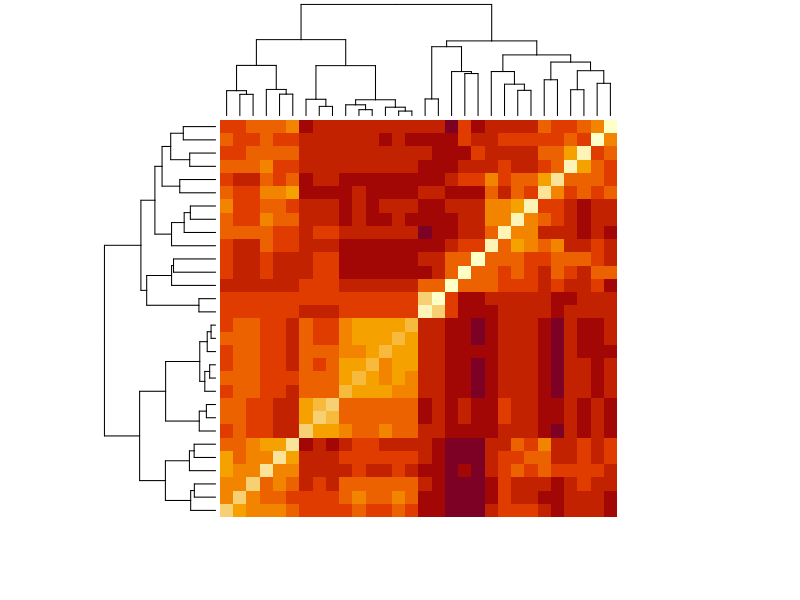
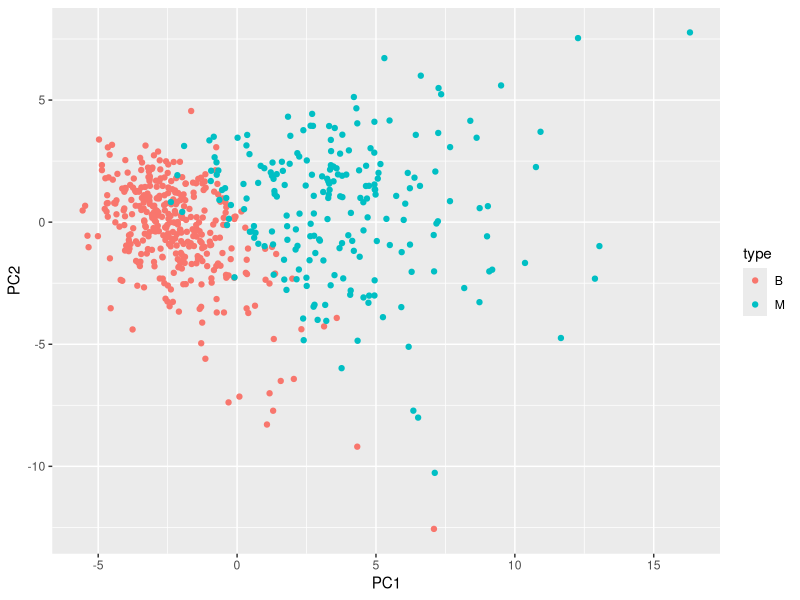
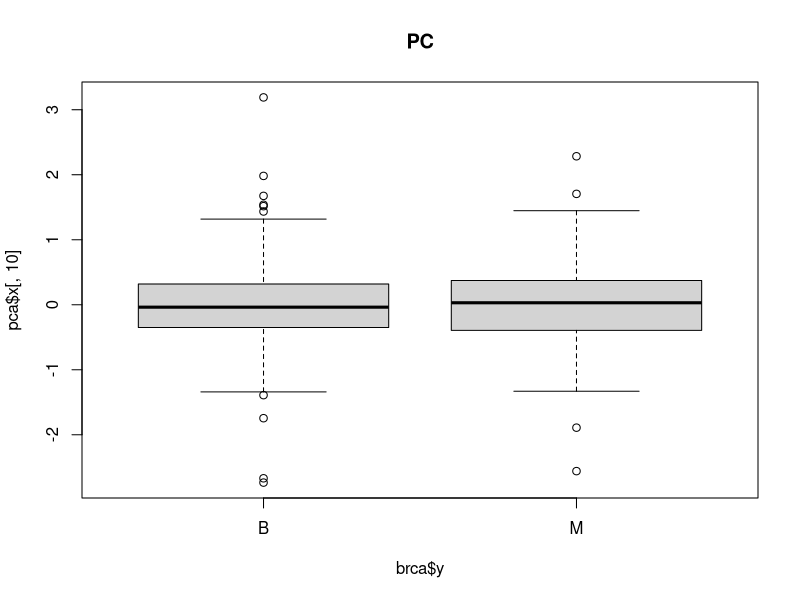
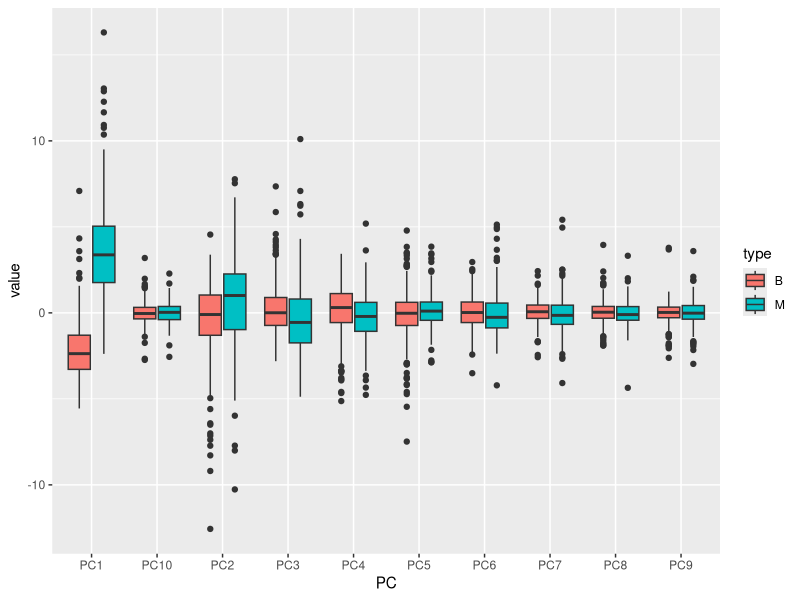

These charts were generated, in order, by the following R code: (Note: this script raises an error after producing the figures.)
# breast cancer project
options(digits = 3)
library(matrixStats)
library(tidyverse)
library(caret)
library(dslabs)
library(dplyr)
data(brca)

# Dimensions and properties
mean(brca$y == "M")
columnMeans = colMeans(brca$x)
which.max(columnMeans)
columnSDs = apply(brca$x, 2, sd)
which.min(columnSDs)
# OR which.min(colSds(brca$x))

# Scaling
x_scaled = sweep(brca$x, 2, columnMeans, "-")
x_scaled = sweep(x_scaled, 2, columnSDs, "/")
sd(x_scaled[,1])
median(x_scaled[,1])

# Distance
d_samples <- dist(x_scaled)
dist_BtoB <- as.matrix(d_samples)[1, brca$y == "B"]
mean(dist_BtoB[2:length(dist_BtoB)])
dist_BtoM <- as.matrix(d_samples)[1, brca$y == "M"]
mean(dist_BtoM)

# Heat map
d_features <- dist(t(x_scaled))
heatmap(as.matrix(d_features), labRow = NA, labCol = NA)

# Hierarchical Clustering
h <- hclust(d_features)
groups <- cutree(h, k = 5)
split(names(groups), groups)

# SVD
s <- svd(x_scaled)
sum(s$d[1:7]^2) / sum(s$d^2)
# Same analysis using PCA
pca <- prcomp(x_scaled)
summary(pca)     # first value of Cumulative Proportion that exceeds 0.9: PC7

# Plot first two principal components w/ color to represent tumor type
data.frame(pca$x[,1:2], type = brca$y) %>%
  ggplot(aes(PC1, PC2, color = type)) +
  geom_point()

# Box plot of first 10 PCAs
boxplot(pca$x[,10] ~ brca$y, main = paste("PC"))
# another option to show them all at once
data.frame(type = brca$y, pca$x[,1:10]) %>%
  gather(key = "PC", value = "value", -type) %>%
  ggplot(aes(PC, value, fill = type)) +
  geom_boxplot()

# Create train and test sets
set.seed(1, sample.kind = "Rounding")    # if using R 3.6 or later
test_index <- createDataPartition(brca$y, times = 1, p = 0.2, list = FALSE)
test_x <- x_scaled[test_index,]
test_y <- brca$y[test_index]
train_x <- x_scaled[-test_index,]
train_y <- brca$y[-test_index]

# K-means Clustering
predict_kmeans <- function(x, k) {
  centers <- k$centers    # extract cluster centers
  # calculate distance to cluster centers
  distances <- sapply(1:nrow(x), function(i){
    apply(centers, 1, function(y) dist(rbind(x[i,], y)))
  })
  max.col(-t(distances))  # select cluster with min distance to center
}
set.seed(3, sample.kind = "Rounding") 
k <- kmeans(train_x, centers = 2)
y_hat_kmeans = predict_kmeans(test_x, k)
test_y_converted = ifelse(test_y_kmeans == "B", 1, 2) 
mean(y_hat == test_y_converted)
# another way of doing the same thing
kmeans_preds <- ifelse(predict_kmeans(test_x, k) == 1, "B", "M")
mean(kmeans_preds == test_y)
# proportion of benign tumors correctly classified
b = sum(test_y == "B" & kmeans_preds == "B")
not_b = sum(test_y == "B" & kmeans_preds != "B")
sensitivity(factor(kmeans_preds), test_y, positive = "B")
sensitivity(factor(kmeans_preds), test_y, positive = "M")

# Logistic Regression
# train glm model based on all predictors
train_glm = train(train_x, train_y, method = "glm")
y_hat_glm = predict(train_glm, test_x)
mean(y_hat_glm == test_y)

# LDA Model
train_lda = train(train_x, train_y, method = "lda")
y_hat_lda = predict(train_lda, test_x)
mean(y_hat_lda == test_y)

# QDA Model
train_qda = train(train_x, train_y, method = "qda")
y_hat_qda = predict(train_qda, test_x)
mean(y_hat_qda == test_y)

# Loess Model
set.seed(5, sample.kind="Rounding")
train_loess = train(train_x, train_y, method = "gamLoess")
y_hat_loess = predict(train_loess, test_x)
mean(y_hat_loess == test_y)

# train kNN model
set.seed(7, sample.kind="Rounding")
tuning <- data.frame(k = seq(3, 21, 2))
train_knn <- train(train_x, train_y,
                   method = "knn", 
                   tuneGrid = tuning)
train_knn$bestTune
knn_preds <- predict(train_knn, test_x)
mean(knn_preds == test_y)

# train a random forest model
set.seed(9, sample.kind = "Rounding") 
train_rf = train(train_x, train_y, ntree = 100, method = "rf", importance=TRUE, tuneGrid = data.frame(mtry = seq(3, 9, 2)))
train_rf$bestTune
y_hat_rf = predict(train_rf, test_x)
mean(y_hat_rf == test_y)
varImp(train_rf$finalModel)

# create ensemble prediction and compute accuracy
predictions = c(y_hat_kmeans, y_hat_glm, y_hat_lda, y_hat_qda, y_hat_loess, knn_preds, y_hat_rf)
votes <- rowMeans(as.matrix(predictions) == 2)
y_hat <- ifelse(votes > 0.5, "M", "B")
mean(y_hat == test_y)

# another attempt
ensemble <- cbind(glm = y_hat_glm == "B",
                  lda = y_hat_lda == "B",
                  qda = y_hat_qda == "B",
                  loess = y_hat_loess == "B",
                  rf = y_hat_rf == "B",
                  knn = knn_preds == "B",
                  kmeans = y_hat_kmeans == "B")

ensemble_preds <- ifelse(rowMeans(ensemble) > 0.5, "B", "M")
mean(ensemble_preds == test_y)

models <- c("K means", "Logistic regression", "LDA", "QDA", "Loess", "K nearest neighbors", "Random forest", "Ensemble")
accuracy <- c(mean(y_hat_kmeans == test_y),
              mean(y_hat_glm == test_y),
              mean(y_hat_lda == test_y),
              mean(y_hat_qda == test_y),
              mean(y_hat_loess == test_y),
              mean(knn_preds == test_y),
              mean(y_hat_rf == test_y),
              mean(ensemble_preds == test_y))
data.frame(Model = models, Accuracy = accuracy)
